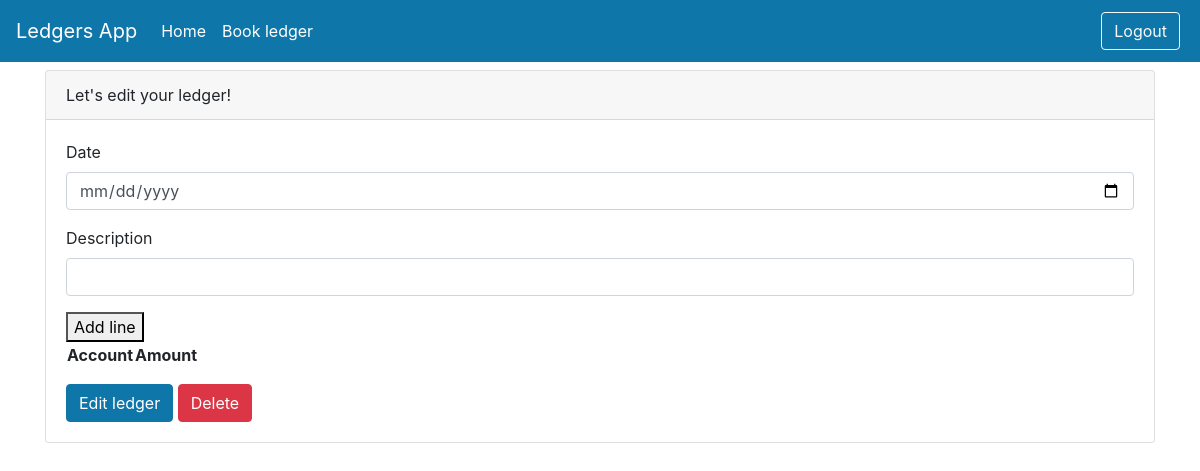
Page /ledgers/edit_ledger/2 on the earlier database version.
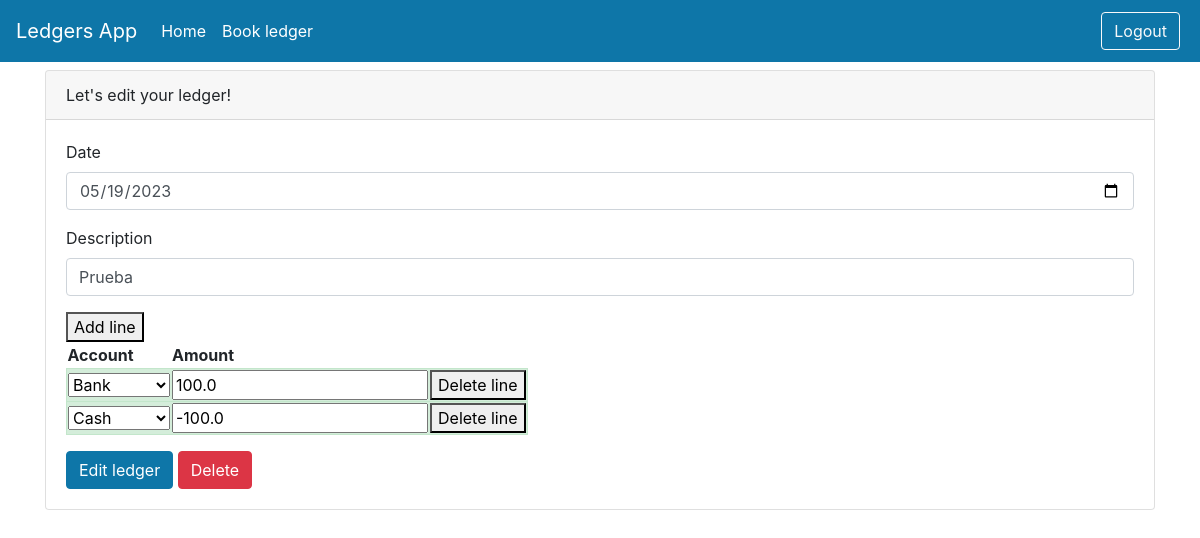
Same page on the later database version.
### models.py (models this page shows)
class Ledgers(Base):
    __tablename__ = 'ledgers'
    id = Column(Integer, primary_key=True, index=True)
    description = Column(String)
    ledger_date = Column(Date)
    debits = Column(PickleType)
    credits = Column(PickleType)

### routers/ledgers.py (the view)
@router.get("/edit_ledger/{ledger_id}", response_class=HTMLResponse)
async def edit_ledger(request: Request, ledger_id: int, db: Session = Depends(get_db)):
    ledger = db.query(Ledgers).filter(Ledgers.id == ledger_id).first()
    return templates.TemplateResponse("edit_ledger.html", {"request":request, "ledgers": ledger})

### templates/edit_ledger.html (shortened to what this page needs)
{% include 'layout.html' %}
<div class="container">
    <div class="card">
        <div class="card-header">
            Let's edit your ledger!
        </div>
        <div class="card-body">
            <form method="POST" id="my-form">
                <div class="form-group">
                    <label>Date</label>
                    <input type="date" class="form-control" name="ledger_date" value="{{ledgers.ledger_date}}" required>
                </div>
                <div class="form-group">
                    <label>Description</label>
                    <input type="text" class="form-control" name="description" value="{{ledgers.description}}" required>
                </div>
                <div class="form-group">
                    <button id="add-row-button">Add line</button>
                    <table id="info" name="data">
                        <thead>
                            <tr>
                                <th>Account</th>
                                <th>Amount</th>
                            </tr>
                        </thead>
                        <tbody>
                                {% for line in ledgers.debits %}
                                    <tr class="pointer alert alert-success">
                                        <td>
                                            <select  name='debit_account'>
                                            <option {% if line[0] == "Bank" %} selected="selected" {% endif %}>Bank</option>
                                        </td>
                                        <td>
                                            <input type="number" name="amount" value="{{line[1]}}">
                                        </td>
                                        <td>
                                            <button onclick="deleteRow()"> Delete line</button>
                                        </td>
                                    </tr>
                                {% endfor%}
                                {% for line in ledgers.credits %}
                                    <tr class="pointer alert alert-success">
                                        <td>
                                            <select  name='credit_account'>
                                            <option {% if line[0] == "Cash" %} selected="selected" {% endif %}>Cash</option>
                                        </td>
                                        <td>
                                            <input type="number" name="amount" value="{{line[1] * -1}}">
                                        </td>
                                        <td>
                                            <button onclick="deleteRow()"> Delete line</button>
                                        </td>
                                    </tr>
                                {% endfor%}
                            </tbody>
                    </table>
                </div>
                <button type="submit" class="btn btn-primary">Edit ledger</button>
                <button onclick="window.location.href='/ledgers/delete/{{ledgers.id}}'" type="button" class="btn btn-danger">Delete</button>
            </form>
        </div>
    </div>
</div>

Differences in the rows shown:
added Ledgers: ledger_date "05/19/2023", description "Prueba"
Other differences:
new list line: "Bank 100.0 Delete line"
new list line: "Cash -100.0 Delete line"
